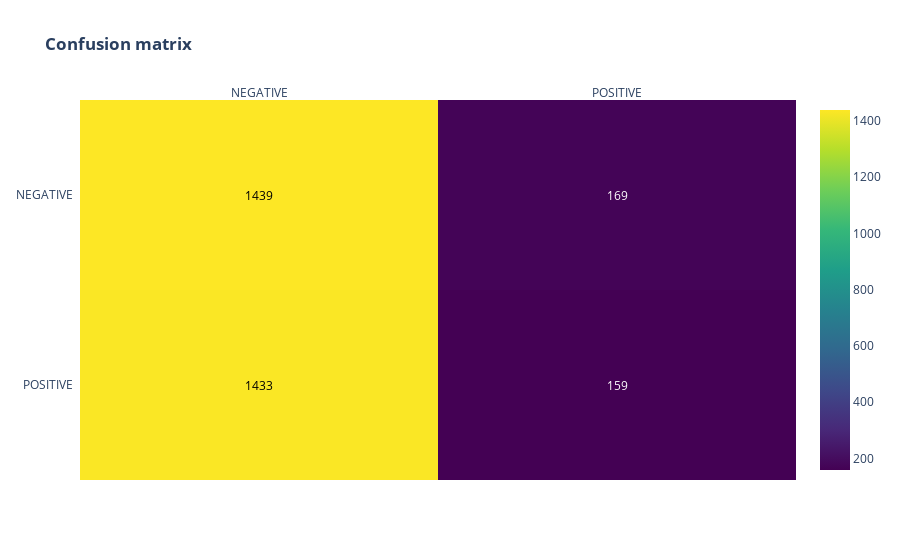

The notebook cell this image was saved under:
### Code cell
y_preds = (model.predict(X_test) > 0.5).astype("int32")
print(classification_report(y_test, y_preds, target_names=target_names))
print("ROC AUC score : ", round(roc_auc_score(y_test, y_preds), 3))
print("Average Precision score : ", round(average_precision_score(y_test, y_preds), 3),)
conf_matrix(metrics.confusion_matrix(y_test, y_preds))

### Figure 1 — Plotly figure (JSON) as saved in the notebook; plotly's stock layout.template omitted (floating-point values rounded to 4 significant figures)
{"data": [{"colorscale": [[0, "#440154"], [0.1111, "#482878"], [0.2222, "#3e4989"], [0.3333, "#31688e"], [0.4444, "#26828e"], [0.5556, "#1f9e89"], [0.6667, "#35b779"], [0.7778, "#6ece58"], [0.8889, "#b5de2b"], [1, "#fde725"]], "reversescale": false, "showscale": true, "type": "heatmap", "x": ["NEGATIVE", "POSITIVE"], "y": ["POSITIVE", "NEGATIVE"], "z": [[1433, 159], [1439, 169]]}], "layout": {"annotations": [{"font": {"color": "#000000"}, "showarrow": false, "text": "1433", "x": "NEGATIVE", "xref": "x", "y": "POSITIVE", "yref": "y"}, {"font": {"color": "#FFFFFF"}, "showarrow": false, "text": "159", "x": "POSITIVE", "xref": "x", "y": "POSITIVE", "yref": "y"}, {"font": {"color": "#000000"}, "showarrow": false, "text": "1439", "x": "NEGATIVE", "xref": "x", "y": "NEGATIVE", "yref": "y"}, {"font": {"color": "#FFFFFF"}, "showarrow": false, "text": "169", "x": "POSITIVE", "xref": "x", "y": "NEGATIVE", "yref": "y"}], "autosize": true, "title": {"text": "<b>Confusion matrix</b>"}, "xaxis": {"autorange": true, "dtick": 1, "gridcolor": "rgb(0, 0, 0)", "range": [-0.5, 1.5], "side": "top", "ticks": "", "type": "category"}, "yaxis": {"autorange": true, "dtick": 1, "range": [-0.5, 1.5], "ticks": "", "ticksuffix": "  ", "type": "category"}}}
